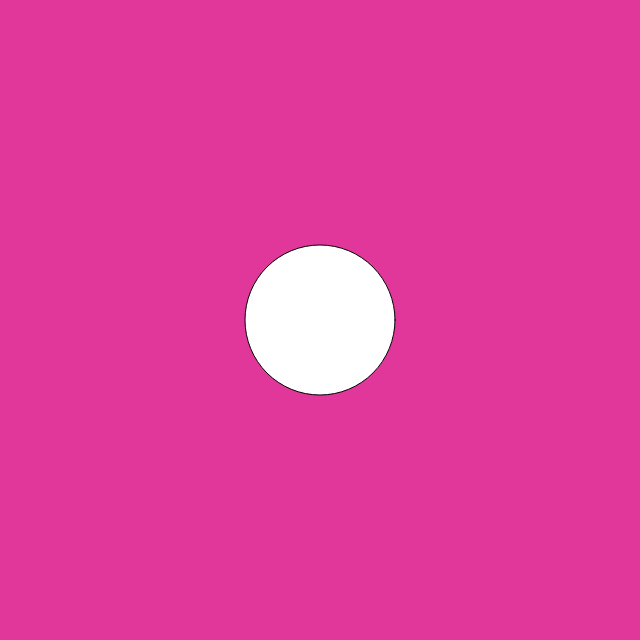
Frame 1 (no input)
Frame 60 (no input): identical to frame 1, image omitted
Frame 120 (the mouse pressed at the canvas centre since frame 60): identical to frame 1, image omitted

The p5.js sketch that drew this single still picture (run headless with seeded random() and noise() and a simulated clock; from frame 60 on, the mouse is pressed at the canvas centre):

// p5.js sketch
// ── sketch.js
function setup() {
  createCanvas(640, 640);
}

function draw() {
  background(225,55,155);
  circle(width/2,height/2,150);
}
